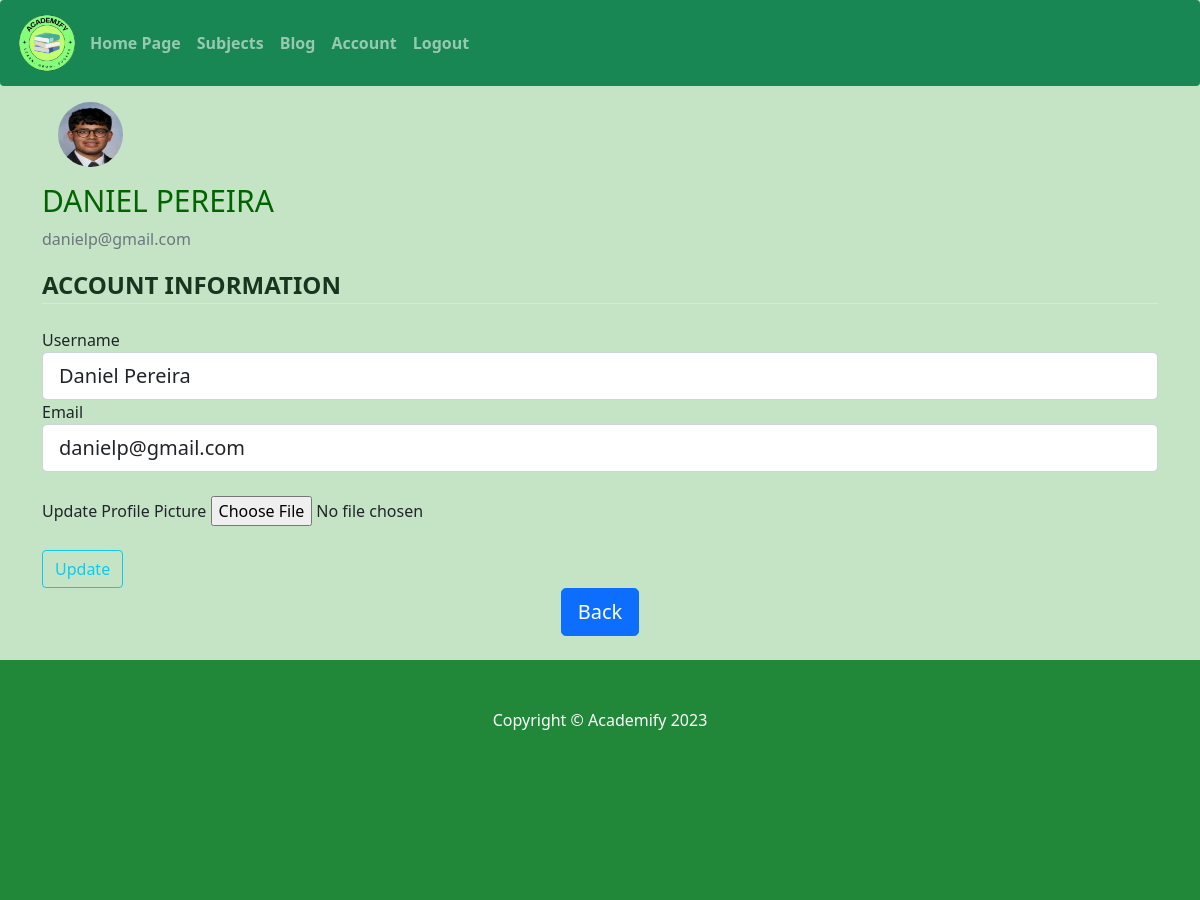
Page /account (signed in) on the committed database.
### website/models.py (models this page shows)
class User(db.Model, UserMixin):
    id = db.Column(db.Integer,
                   primary_key=True)
    email = db.Column(db.String(150), unique=True)
    username = db.Column(db.String(150), unique=True)
    password = db.Column(db.String(150))
    image_file = db.Column(db.String(20),
                           nullable=False,
                           default='default.jpg')
    date_created = db.Column(db.DateTime(timezone=True),
                             default=func.now())
    posts = db.relationship('Post', backref='user',
                            passive_deletes=True)
    comments = db.relationship('Comment',
                               backref='user',
                               passive_deletes=True)
    likes = db.relationship('Like',
                            backref='user',
                            passive_deletes=True)

### website/views.py (the view)
@views.route("/account", methods=['GET', 'POST'])
@login_required
def account():
    form = UpdateAccountForm()
    if form.validate_on_submit():
        if form.picture.data:
            picture_file = save_picture(form.picture.data)  # Save the uploaded picture
            current_user.image_file = picture_file  # Update user's profile picture
        current_user.username = form.username.data  # Update username
        current_user.email = form.email.data  # Update email
        db.session.commit()  # Commit changes to the database
        flash('Your account has been updated!', 'success')
        return redirect(url_for('views.account'))  # Redirect to the account page
    elif request.method == 'GET':
        form.username.data = current_user.username
        form.email.data = current_user.email
    image_file = url_for('static', filename='profile_pics/' + current_user.image_file)
    return render_template('account.html',user=current_user, image_file=image_file, form=form)

### website/forms.py (shortened to what this page needs)
class UpdateAccountForm(FlaskForm):
    username = StringField('Username',
                           validators=[DataRequired(),
                                       Length(6, 20)])
    email = StringField('Email', validators=[DataRequired(), Email()])
    picture = FileField('Update Profile Picture',
                        validators=[FileAllowed(['jpg', 'png'])])
    submit = SubmitField('Update')  # Submission button

### website/__init__.py (called while the page is built)
def create_app():
    app = Flask(__name__)
    app.config['SECRET_KEY'] = "helloworld"  # Secret key for session security
    app.config['SQLALCHEMY_DATABASE_URI'] = f'sqlite:///{DB_NAME}'
    db.init_app(app)
    from .views import views
    from .auth import auth
    app.register_blueprint(views, url_prefix="/")
    app.register_blueprint(auth, url_prefix="/")
    from .models import User
    with app.app_context():
        db.create_all()  # Create database tables
        print("Created database!")
    login_manager = LoginManager()
    login_manager.login_view = "auth.login"
    login_manager.init_app(app)
    @login_manager.user_loader
    def load_user(id):
        return User.query.get(int(id))
    return app

### website/templates/account.html (shortened to what this page needs)
{% extends "base.html" %}
{% block content %}
    <div class="content-section">
        <div class="media">
            <img class="rounded-circle article-img" src="{{ image_file }}" alt="User Profile Image">
            <div class="media-body">
                <h2 class="account-heading" style="font-weight: 500;">{{ current_user.username }}</h2>
                <p class="text-secondary" style="font-weight: 500;">{{ current_user.email }}</p>
            </div>
        </div>
        <form method="POST" action="" enctype="multipart/form-data">
            <fieldset class="form-group" style="font-weight: 500;">
                <legend class="border-bottom mb-4" style="font-weight: 900; text-transform: uppercase; color: rgb(26, 53, 31);">Account Information</legend>
                <div class="form-group" style="font-weight: 500;">
                    {{ form.username.label(class="form-control-label") }}
                    {% if form.username.errors %}
                        {{ form.username(class="form-control form-control-lg is-invalid") }}
                        <div class="invalid-feedback">
                            {% for error in form.username.errors %}
                                <span>{{ error }}</span>
                            {% endfor %}
                        </div>
                    {% else %}
                        {{ form.username(class="form-control form-control-lg") }}
                    {% endif %}
                </div>
                <div class="form-group" style="font-weight: 500;">
                    {{ form.email.label(class="form-control-label") }}
                    {% if form.email.errors %}
                        {{ form.email(class="form-control form-control-lg is-invalid") }}
                        <div class="invalid-feedback">
                            {% for error in form.email.errors %}
                                <span>{{ error }}</span>
                            {% endfor %}
                        </div>
                    {% else %}
                        {{ form.email(class="form-control form-control-lg") }}
                    {% endif %}
                </div>
                <br>
                <div class="form-group" style="font-weight: 500;">
                    {{ form.picture.label() }}
                    {{ form.picture(class="form-control-file") }}
                </div>
            </fieldset>
            <br>
            <div class="form-group">
                {{ form.submit(class="btn btn-outline-info") }}
            </div>
        </form>
    </div>
    <div style="text-align: center;">
        <a href="/blog" class="btn btn-primary btn-lg" style="font-weight: 500;">Back</a>
    </div>
    <br>
{% endblock content %}

### website/static/styles.css (style rules this page uses)
h2 { color: darkgreen; font-weight: 500px; text-transform: uppercase; font-size: 30px; }
p { font-weight: 500; }
.article-img { height: 65px; width: 65px; margin: 16px; }
.form-control { font-weight: 500; }
body { background-color: rgb(197, 228, 197) !important; }

### rows in the picture
User: username "DANIEL PEREIRA", email "danielp@gmail.com", username "Daniel Pereira"
